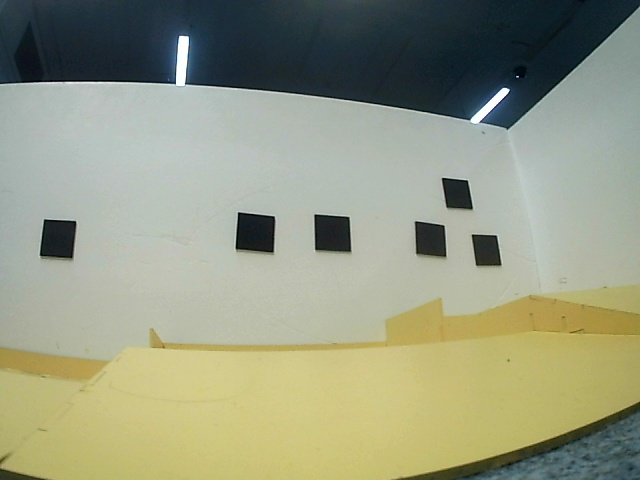
#> input picture vision/_unused_calibration/0.6ma.jpg, 640 x 480 px, given in place of the camera
$ python cam_goodge_again.py
#> lines starting #> are read from the running program, lines starting #| are printed output that depends on the picture
import cv2
import numpy as np
import math,time
from sklearn.cluster import DBSCAN
import os # Import os for checking file existence

# Camera Configuration Constants (mm)
# UNUSED AFTER CALIBRATION
FOCAL_LENGTH = 1.0 #
SENSOR_HEIGHT = 2.4
SENSOR_WIDTH = 3.2
CAM_FOV = 140  # degrees

# Detection Thresholds
MIN_CONTOUR_AREA = 100
CIRCULARITY_THRESHOLD = 0.80
SQUARE_ASPECT_RATIO_MIN = 0.8
SQUARE_ASPECT_RATIO_MAX = 1.4

# Known Object Sizes (mm) - >>> CRITICAL FOR ACCURATE DISTANCE CALIBRATION <<<
# Please measure these precisely in the real world
SINGLE_CIRCLE_SIZE = 70      # Real-world diameter of a single circular bay marker
MULTI_CIRCLE_SIZE = 70       # Real-world diameter of individual circles within a multi-circle group (if applicable)
SQUARE_SIZE = 50             # Real-world side length of a single square picking station marker
CIRCLE_GROUP_SPACING = 100       # Real-world center-to-center distance between two circular bay markers
SQUARE_GROUP_SPACING = 80   # Real-world center-to-center distance between two square picking station markers

# HSV Color Ranges (These ranges should now be more stable due to LAB/CLAHE preprocessing)
# You might need to slightly re-tune these after the lighting normalization.
# These are less critical for 'black' objects as adaptive thresholding is used.
lower_black_pick = np.array([0, 0, 0])
upper_black_pick = np.array([180, 255, 130])
lower_black_aisle = np.array([0, 0, 0])
upper_black_aisle = np.array([180, 100, 130])

lower_orange1 = np.array([0, 120, 80])
upper_orange1 = np.array([15, 255, 255])
lower_orange2 = np.array([170, 120, 80])
upper_orange2 = np.array([180, 255, 255])

lower_yellow = np.array([20, 152, 149])
upper_yellow = np.array([40, 255, 255])

lower_blue = np.array([60, 50, 60])
upper_blue = np.array([150, 255, 255])

lower_white = np.array([0, 0, 150])
upper_white = np.array([80, 55, 255])

lower_green = np.array([65, 200, 95])
upper_green = np.array([85, 255, 190])


def compute_distance_and_bearing(bbox, frame_shape, known_size_mm, camera_matrix=None):
    """ Calculate distance and bearing to object based on bounding box.
        Uses camera_matrix for more accurate focal length and principal point.

        Args:
            bbox (tuple): (x, y, w, h) of the bounding box in pixels.
            frame_shape (tuple): (height, width, channels) of the image frame.
            known_size_mm (float): The real-world size (e.g., width, height, or diameter) of the object in millimeters.
            camera_matrix (np.array): The 3x3 camera intrinsic matrix from calibration.

        Returns:
            tuple: (target_x, target_y, distance_m, bearing_deg)
    """
    x, y, w, h = bbox
    target_x = int(x + w / 2)
    target_y = int(y + h / 2)

    if camera_matrix is not None:
        fx = camera_matrix[0, 0] # Focal length in x direction (pixels)
        fy = camera_matrix[1, 1] # Focal length in y direction (pixels)
        cx = camera_matrix[0, 2] # Principal point x-coordinate
        cy = camera_matrix[1, 2] # Principal point y-coordinate

        object_size_px = 0.0
        focal_length_to_use = 0.0

        # Determine which dimension (width or height) to use for object_size_px
        # and its corresponding focal length (fx or fy).
        # This choice is CRITICAL for accurate distance.
        # If the known_size_mm refers to the real-world width, use 'w' and 'fx'.
        # If known_size_mm refers to the real-world height, use 'h' and 'fy'.
        # For objects that are roughly square or circular, using the average or max is often a practical choice.

        # Here we use the average of bbox dimensions and average focal length.
        # This is a good general approach but might be less precise than using specific width/height if object orientation is known.

        # More robust for varied objects: Use the dimension that best corresponds to known_size_mm
        # If the object is wider than it is tall in the image, use width and fx
        if w > h and w > 0:
            object_size_px = w
            focal_length_to_use = fx
        elif h > 0: # If the object is taller, or width is zero, use height and fy
            object_size_px = h
            focal_length_to_use = fy
        else: # Both w and h are 0, or invalid
            return target_x, target_y, 0.0, 0.0

        if object_size_px == 0 or focal_length_to_use == 0:
            return target_x, target_y, 0.0, 0.0 # Avoid division by zero

        distance_mm = (known_size_mm * focal_length_to_use) / object_size_px
        distance_m = (distance_mm / 1000) / 2 # Magic

        # Bearing calculation using camera matrix (relative to the principal point cx)
        # Angle = atan((pixel_offset_from_center) / focal_length_x)
        angle_rad = np.arctan((target_x - cx) / fx)
        bearing_deg = np.degrees(angle_rad)

    else:
        # Fallback to previous calculation if no camera_matrix is provided.
        # This should ideally not be used if calibration is available.
        print("Warning: No camera matrix loaded, using estimated focal length for distance calculation.")
        object_size = max(w, h)
        img_height_px = frame_shape[0]
        if object_size == 0:
            return target_x, target_y, 0.0, 0.0
        distance_mm = (FOCAL_LENGTH * known_size_mm * img_height_px) / (object_size * SENSOR_HEIGHT)
        distance_m = distance_mm / 1000

        img_width_px = frame_shape[1]
        mid_px = target_x - (img_width_px / 2)
        bearing_deg = (CAM_FOV * mid_px) / img_width_px

    return target_x, target_y, distance_m, bearing_deg


def detect_circles(contours_black, frame):
    """ Detect circular objects from contours """
    circles = []

    for contour in contours_black:
        area = cv2.contourArea(contour)
        perimeter = cv2.arcLength(contour, True)

        if perimeter > 0 and area > MIN_CONTOUR_AREA:
            circularity = (4 * math.pi * area) / (perimeter * perimeter)
            if circularity > CIRCULARITY_THRESHOLD:
                (x, y), radius = cv2.minEnclosingCircle(contour)
                center = (int(x), int(y))
                radius = int(radius)
                circles.append((center, radius)) # Store center and radius

                # Draw circle and label
                cv2.circle(frame, center, radius, (0, 255, 0), 2)
                cv2.putText(frame, "Circle", (center[0] - 30, center[1] - 10),
                          cv2.FONT_HERSHEY_SIMPLEX, 0.6, (0, 255, 0), 2)

    return circles


def detect_squares(contours_black, frame):
    """ Detect square objects from contours """
    square_bboxes = [] # Store (x,y,w,h) for squares

    for contour in contours_black:
        area = cv2.contourArea(contour)
        perimeter = cv2.arcLength(contour, True)

        if perimeter > 0 and area > MIN_CONTOUR_AREA:
            approx = cv2.approxPolyDP(contour, 0.02 * perimeter, True)
            # A square usually has 4 vertices after approximation. Allow for slight variations (e.g., 4-6)
            if len(approx) >= 4 and len(approx) <= 6:
                x, y, w, h = cv2.boundingRect(approx)
                aspect_ratio = float(w) / h

                if SQUARE_ASPECT_RATIO_MIN <= aspect_ratio <= SQUARE_ASPECT_RATIO_MAX:
                    square_bboxes.append((x, y, w, h))

                    # Draw a rectangle for the square and label
                    cv2.rectangle(frame, (x,y), (x+w, y+h), (0, 0, 255), 2)
                    cv2.putText(frame, "Square", (x, y - 10),
                                cv2.FONT_HERSHEY_SIMPLEX, 0.6, (0, 0, 255), 2)

    return square_bboxes


def process_circle_groups(circles_data, frame, camera_matrix=None):
    """ Process groups of circles and calculate distance/bearing using DBSCAN clustering """
    if not circles_data:
        return []

    # Extract circle centers for clustering
    circle_centers = np.array([c[0] for c in circles_data])

    # Use DBSCAN to cluster circles based on proximity
    # eps=150 is a good starting point for grouping, adjust based on physical spacing in pixels
    clustering = DBSCAN(eps=150, min_samples=1).fit(circle_centers)
    labels = clustering.labels_

    group_results = []

    for group_id in np.unique(labels):
        members_indices = np.where(labels == group_id)[0]
        members_centers = circle_centers[members_indices]
        num_circles = len(members_centers)

        # Calculate bounding box around the circle group
        min_x = np.min(members_centers[:, 0])
        max_x = np.max(members_centers[:, 0])
        min_y = np.min(members_centers[:, 1])
        max_y = np.max(members_centers[:, 1])

        # Add padding to the bounding box
        padding = 20 # Can be tuned
        bbox_x1 = int(min_x - padding)
        bbox_y1 = int(min_y - padding)
        bbox_x2 = int(max_x + padding)
        bbox_y2 = int(max_y + padding)

        bbox_width = bbox_x2 - bbox_x1
        bbox_height = bbox_y2 - bbox_y1

        # Determine known size based on number of circles in group (Bay Number Markers)
        object_size_for_distance_px = 0.0
        known_size_mm_for_group = 0.0
        group_label = ""

        if num_circles == 1:
            # For a single circle, use its detected radius * 2 (diameter) for pixel size
            # And use SINGLE_CIRCLE_SIZE for known real-world diameter
            _, radius = circles_data[members_indices[0]]
            object_size_for_distance_px = radius * 2
            known_size_mm_for_group = SINGLE_CIRCLE_SIZE
            group_label = "Bay Marker (1 Circle)"

        elif num_circles == 2:
            # For two circles, calculate the pixel distance between their centers.
            # Use CIRCLE_GROUP_SPACING as the known real-world distance between their centers.
            center1_px = members_centers[0]
            center2_px = members_centers[1]
            object_size_for_distance_px = math.dist(center1_px, center2_px)
            known_size_mm_for_group = CIRCLE_GROUP_SPACING # Real-world center-to-center distance
            group_label = "Bay Marker (2 Circles)"

        else:  # 3 or more circles
            # For multiple circles, use the extent of the bounding box
            object_size_for_distance_px = max(bbox_width, bbox_height)
            # A generic scaling, adjust if specific pattern is known for 3+
            known_size_mm_for_group = CIRCLE_GROUP_SPACING * (num_circles - 1)
            group_label = f"Bay Marker ({num_circles} Circles)"

        # Calculate distance and bearing for the group.
        # Create a dummy bbox for compute_distance_and_bearing that reflects our chosen object_size_for_distance_px.
        # We need to map object_size_for_distance_px to a w or h.
        # A robust way is to pass a bbox whose larger dimension is object_size_for_distance_px
        temp_bbox = (bbox_x1, bbox_y1, object_size_for_distance_px, object_size_for_distance_px) # Make it square

        _, _, distance_m, bearing_deg = compute_distance_and_bearing( # +5 is trim
            temp_bbox,
            frame.shape,
            known_size_mm_for_group,
            camera_matrix # Pass camera matrix
        )
        bearing_deg += 5.0 # Trim adjustment

        # Draw bounding box around the circle group
        cv2.rectangle(frame, (bbox_x1, bbox_y1), (bbox_x2, bbox_y2), (0, 255, 0), 2)

        # Draw group center
        group_center_x = int(np.mean(members_centers[:, 0]))
        group_center_y = int(np.mean(members_centers[:, 1]))
        cv2.circle(frame, (group_center_x, group_center_y), 10, (0, 255, 0), 2)

        # Add distance/bearing text
        cv2.putText(frame, group_label, (bbox_x1, bbox_y1 - 10),
                   cv2.FONT_HERSHEY_SIMPLEX, 0.6, (0, 255, 0), 2)
        cv2.putText(frame, f"{distance_m:.2f}m, {bearing_deg:.1f}deg",
                   (bbox_x1, bbox_y2 + 20),
                   cv2.FONT_HERSHEY_DUPLEX, 0.5, (255, 255, 255), 1, cv2.LINE_AA)

        group_results.append((distance_m, bearing_deg))

    return group_results


def process_square_groups(square_bboxes, frame, camera_matrix=None):
    """ Process groups of squares and calculate distance/bearing with bounding boxes around entire groups """
    if not square_bboxes:
        return []

    # Extract square centers for clustering
    square_centers = np.array([(b[0] + b[2]//2, b[1] + b[3]//2) for b in square_bboxes])

    # Use DBSCAN to cluster squares based on proximity
    # eps=150 is a good starting point for grouping, adjust based on physical spacing in pixels
    clustering = DBSCAN(eps=70, min_samples=1).fit(square_centers)
    labels = clustering.labels_

    group_results = []

    for group_id in np.unique(labels):
        members_indices = np.where(labels == group_id)[0]
        members_bboxes = [square_bboxes[i] for i in members_indices]
        members_centers = square_centers[members_indices]
        num_squares = len(members_centers)

        # Calculate bounding box around the entire group
        min_x = np.min([b[0] for b in members_bboxes])
        max_x = np.max([b[0] + b[2] for b in members_bboxes])
        min_y = np.min([b[1] for b in members_bboxes])
        max_y = np.max([b[1] + b[3] for b in members_bboxes])

        # Add padding to the bounding box
        padding = 15 # Can be tuned
        bbox_x1 = int(min_x - padding)
        bbox_y1 = int(min_y - padding)
        bbox_x2 = int(max_x + padding)
        bbox_y2 = int(max_y + padding)

        bbox_width = bbox_x2 - bbox_x1
        bbox_height = bbox_y2 - bbox_y1

        object_size_for_distance_px = 0.0
        known_size_mm_for_group = 0.0
        group_label = ""

        # Determine platform type based on number of squares (Picking Station Markers)
        if num_squares == 1:
            # For a single square, use its bounding box dimensions
            x, y, w, h = members_bboxes[0]
            object_size_for_distance_px = max(w, h)
            known_size_mm_for_group = SQUARE_SIZE # Real-world side length
            group_label = "Picking Station (1 Square)"
        elif num_squares == 2:
            # For two squares, calculate pixel distance between their centers
            center1_px = members_centers[0]
            center2_px = members_centers[1]
            object_size_for_distance_px = math.dist(center1_px, center2_px)
            known_size_mm_for_group = SQUARE_GROUP_SPACING # Real-world center-to-center distance
            group_label = "Picking Station (2 Squares)"
        elif num_squares == 3:
            object_size_for_distance_px = max(bbox_width, bbox_height)
            known_size_mm_for_group = SQUARE_GROUP_SPACING * 2 # Assuming linear arrangement
            group_label = "Picking Station (3 Squares)"
        else:
            object_size_for_distance_px = max(bbox_width, bbox_height)
            known_size_mm_for_group = SQUARE_GROUP_SPACING * (num_squares - 1)
            group_label = f"Picking Station ({num_squares} Squares)"

        # Calculate distance and bearing for the group.
        # Create a dummy bbox for compute_distance_and_bearing that reflects our chosen object_size_for_distance_px.
        temp_bbox = (bbox_x1, bbox_y1, object_size_for_distance_px, object_size_for_distance_px) # Make it square

        _, _, distance_m, bearing_deg = compute_distance_and_bearing( # +5 is trim
            temp_bbox,
            frame.shape,
            known_size_mm_for_group,
            camera_matrix # Pass camera matrix
        )
        bearing_deg += 5 # Trim adjustment

        # Draw bounding box around the entire group
        cv2.rectangle(frame, (bbox_x1, bbox_y1), (bbox_x2, bbox_y2), (255, 0, 0), 2)

        # Draw group center point
        group_center_x = int(np.mean(members_centers[:, 0]))
        group_center_y = int(np.mean(members_centers[:, 1]))
        cv2.circle(frame, (group_center_x, group_center_y), 5, (255, 0, 0), -1)

        # Draw group label and distance/bearing
        cv2.putText(frame, group_label, (bbox_x1, bbox_y1 - 10),
                   cv2.FONT_HERSHEY_SIMPLEX, 0.6, (255, 0, 0), 2)
        cv2.putText(frame, f"{distance_m:.2f}m, {bearing_deg:.1f}deg",
                   (bbox_x1, bbox_y2 + 20),
                   cv2.FONT_HERSHEY_DUPLEX, 0.5, (255, 255, 255), 1, cv2.LINE_AA)

        group_results.append((distance_m, bearing_deg))

    return group_results


def show_frame(frame):
    cv2.imshow("Frame", frame)
    cv2.waitKey(1)

class VisionSystem:
    def __init__(self):
        self.items_rb = [] # Orange
        self.packing_station_rb = [] # Yellow (Platforms)
        self.obstacles_rb = [] # Green
        self.row_marker_rb = [] # Black Circles (Bay Number Markers)
        self.shelf_rb = [] # Blue (Shelves)
        self.picking_station_rb = [] # Black Squares (Picking Station Markers)
        self.walls_rb = [] # White (Walls) - Added a list for walls
        self.debug_mode = False
        self.frame_cap = cv2.VideoCapture(0)
        # Check if camera opened successfully
        if not self.frame_cap.isOpened():
            print("[ Error ] Could not open video stream.")
            exit()
        print("[ OK ] VisionSystem initialised.")

        # --- Calibration Parameters ---
        self.camera_matrix = None
        self.dist_coeffs = None
        self.load_calibration_data()
        self.new_camera_matrix = None # For optimal new camera matrix after undistortion
        self.roi = None # Region of interest for cropping black borders

    def load_calibration_data(self):
        """Loads camera matrix and distortion coefficients from .npy files."""
        # Ensure the 'vision' directory exists and the files are in it
        if os.path.exists("vision/camera_matrix.npy") and os.path.exists("vision/dist_coeffs.npy"):
            try:
                self.camera_matrix = np.load("vision/camera_matrix.npy")
#> (reads vision/camera_matrix.npy from the repository)
                self.dist_coeffs = np.load("vision/dist_coeffs.npy")
#> (reads vision/dist_coeffs.npy from the repository)
                print("[ OK ] Loaded camera calibration data.")
            except Exception as e:
                print(f"[ ERROR ] Could not load calibration coefficients: {e}")
        else:
            print("[ ERROR ] Camera calibration files (camera_matrix.npy, dist_coeffs.npy) not found in 'vision/' directory.")

    def get_items(self):
        return self.items_rb if self.items_rb else [(0,0)]
    def get_packing_stations(self):
        return self.packing_station_rb if self.packing_station_rb else [(0,0)]
    def get_row_markers(self):
        return self.row_marker_rb if self.row_marker_rb else [(0,0)]
    def get_shelves(self):
        return self.shelf_rb if self.shelf_rb else [(0,0)]
    def get_picking_stations(self):
        return self.picking_station_rb if self.picking_station_rb else [(0,0)]
    def get_obstacles(self):
        return self.obstacles_rb if self.obstacles_rb else [(0,0)]
    def get_walls(self):
        return self.walls_rb if self.walls_rb else [(0,0)]

    # [10 lines left out: function get_all, not called in this run]

    def camera_release(self):
        self.frame_cap.release()
        cv2.destroyAllWindows()


    def UpdateObjects(self, debug_mode=False):
        """ Main camera operation function"""
#> called with debug_mode = False
        # cleanup return variables
        self.items_rb.clear()
        self.packing_station_rb.clear()
        self.obstacles_rb.clear()
        self.row_marker_rb.clear()
        self.shelf_rb.clear()
        self.picking_station_rb.clear()
        self.walls_rb.clear()
        self.debug_mode = debug_mode

        # Capture and preprocess frame
        ret, frame = self.frame_cap.read()
#> frame is the input picture: shape (480, 640, 3); mean B, G, R 129.5, 153.3, 149.1
        if not ret:
            print("[ ERROR ] Failed to grab frame.")
            return

        frame = cv2.resize(frame, (640, 480))
        frame = cv2.rotate(frame, cv2.ROTATE_180)
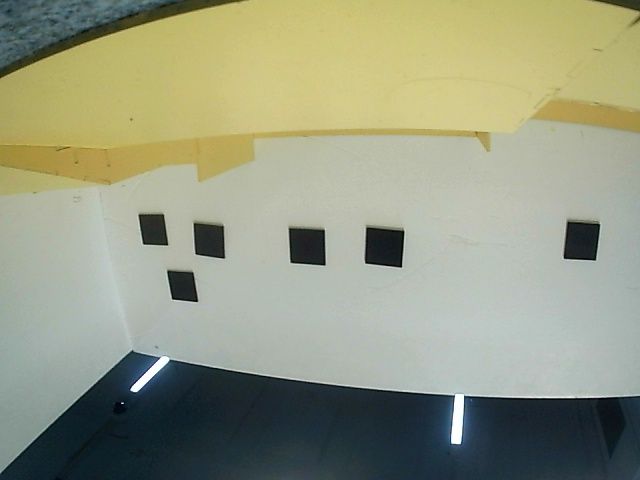
#> frame: shape (480, 640, 3); mean B, G, R 129.5, 153.3, 149.1

        # --- Undistort the frame if calibration data is available ---
        matrix_for_undistortion = None
        if self.camera_matrix is not None and self.dist_coeffs is not None:
            h, w = frame.shape[:2]
            # Get the optimal new camera matrix and ROI only once
            if self.new_camera_matrix is None or self.roi is None:
                self.new_camera_matrix, self.roi = cv2.getOptimalNewCameraMatrix(self.camera_matrix, self.dist_coeffs, (w, h), 1, (w, h))
                print("[ OK ] Calibrated vision for undistortion")

            # Undistort
            undistorted_frame = cv2.undistort(frame, self.camera_matrix, self.dist_coeffs, None, self.new_camera_matrix)
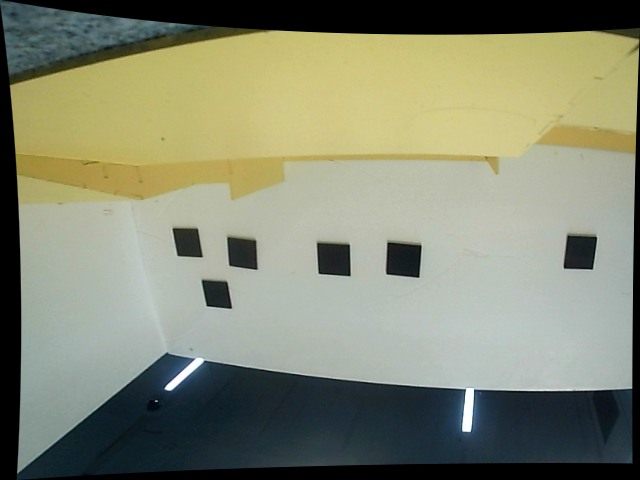
#> undistorted_frame: shape (480, 640, 3); mean B, G, R 113.7, 135.6, 132

            # Crop the image to remove black borders
            x, y, w_roi, h_roi = self.roi
            frame = undistorted_frame[y:y+h_roi, x:x+w_roi]
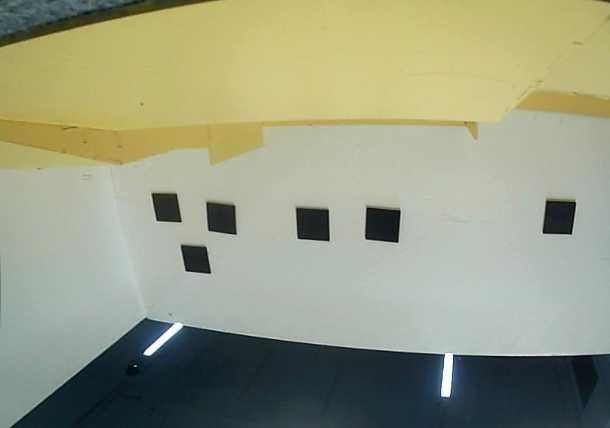
#> frame: shape (428, 610, 3); mean B, G, R 130, 155.3, 151.5

            # Use the new_camera_matrix for distance calculations after undistortion and cropping
            matrix_for_undistortion = self.new_camera_matrix
        else:
            # If no calibration, use the original frame and camera_matrix (which will be None)
            matrix_for_undistortion = None
        # --- End Undistortion ---

        # --- Lighting Normalization (LAB + CLAHE) ---
        lab = cv2.cvtColor(frame, cv2.COLOR_BGR2LAB)
#> lab: shape (428, 610, 3); mean of channels 0, 1, 2 158.9, 122.9, 140.2
        l_channel, a_channel, b_channel = cv2.split(lab)
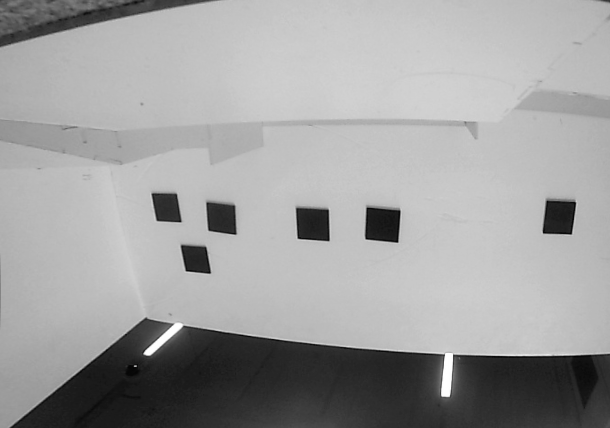
#> l_channel: shape (428, 610); min 2, max 255, mean 158.9
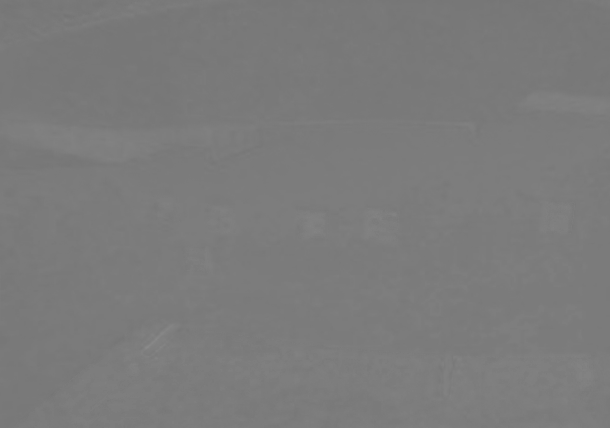
#> a_channel: shape (428, 610); min 116, max 138, mean 122.9
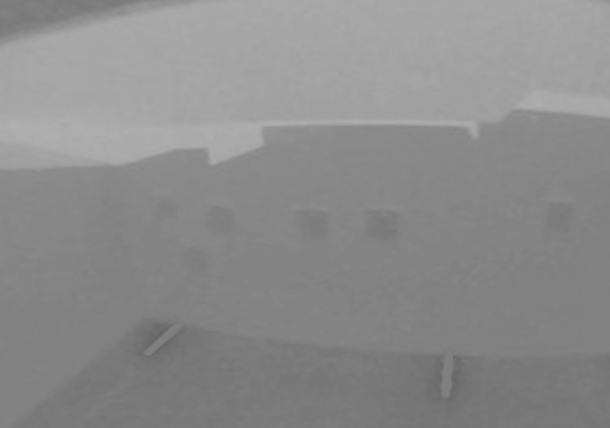
#> b_channel: shape (428, 610); min 100, max 176, mean 140.2

        clahe = cv2.createCLAHE(clipLimit=2.5, tileGridSize=(8,8))
        cl = clahe.apply(l_channel)
        limg = cv2.merge((cl,a_channel,b_channel))
#> limg: shape (428, 610, 3); mean of channels 0, 1, 2 160.6, 122.9, 140.2
#> (the rest of the program and of its run is left out)
